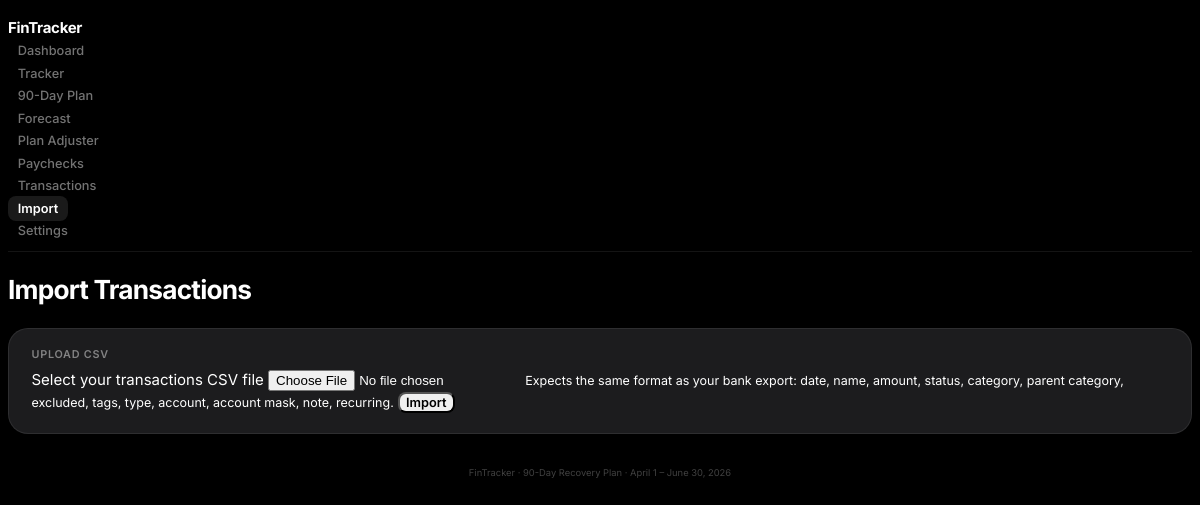
The page /import on the database as committed earlier.
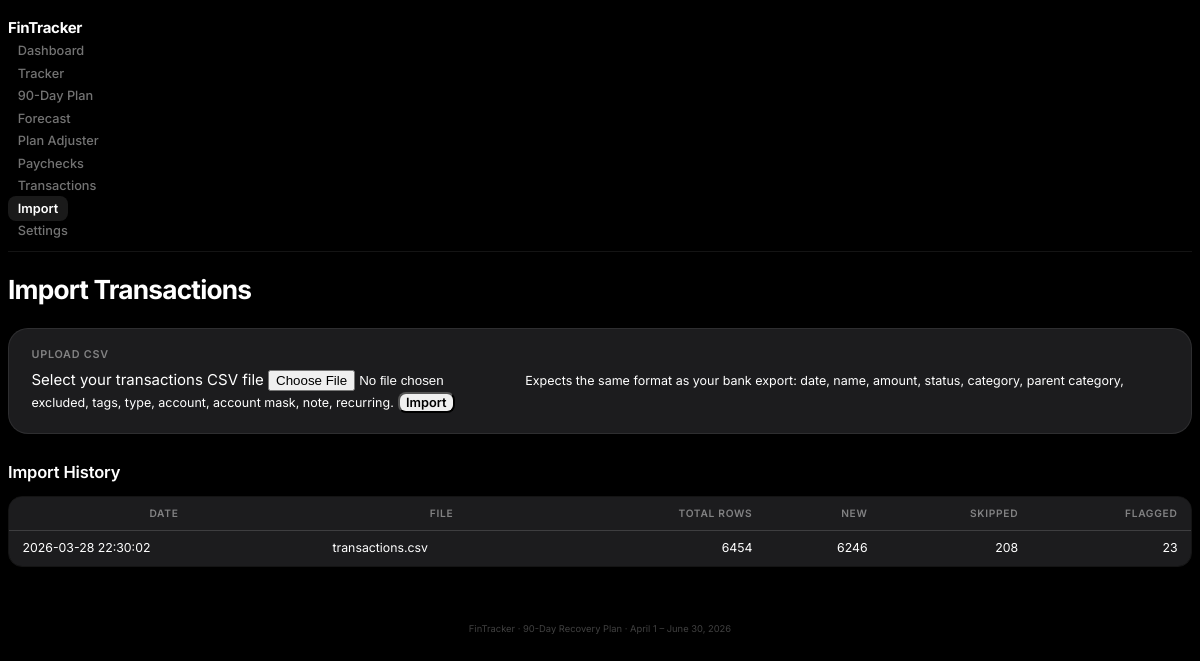
The same page on the database as committed later.
### tables this page shows
CREATE TABLE import_batches (
    id INTEGER PRIMARY KEY AUTOINCREMENT,
    filename TEXT,
    imported_at TEXT DEFAULT (datetime('now')),
    row_count INTEGER,
    new_count INTEGER,
    skipped_count INTEGER,
    flagged_count INTEGER DEFAULT 0
);

### app.py (the view, shortened to what this page needs)
@app.route("/import", methods=["GET", "POST"])
def import_page():
    db = get_db()
    result = None
    batches = models.get_import_batches(db)
    return render_template("import.html", result=result, batches=batches)

### app.py (called while the page is built)
def get_db():
    if "db" not in g:
        g.db = sqlite3.connect(DB_PATH)
        g.db.row_factory = sqlite3.Row
        g.db.execute("PRAGMA foreign_keys = ON")
    return g.db

### models.py (called while the page is built)
def get_import_batches(db, limit=10):
    rows = db.execute(
        "SELECT * FROM import_batches ORDER BY imported_at DESC LIMIT ?", (limit,)
    ).fetchall()
    return [dict(r) for r in rows]

### templates/import.html (shortened to what this page needs)
{% extends "base.html" %}
{% block content %}
<h1>Import Transactions</h1>
<article>
    <header>Upload CSV</header>
    <form method="post" enctype="multipart/form-data">
        <label>
            Select your transactions CSV file
            <input type="file" name="csv_file" accept=".csv" required>
        </label>
        <small>Expects the same format as your bank export: date, name, amount, status, category, parent category, excluded, tags, type, account, account mask, note, recurring.</small>
        <button type="submit">Import</button>
    </form>
</article>
{% if batches %}
<section>
    <h2>Import History</h2>
    <figure>
        <table>
            <thead>
                <tr>
                    <th>Date</th>
                    <th>File</th>
                    <th style="text-align:right">Total Rows</th>
                    <th style="text-align:right">New</th>
                    <th style="text-align:right">Skipped</th>
                    <th style="text-align:right">Flagged</th>
                </tr>
            </thead>
            <tbody>
                {% for b in batches %}
                <tr>
                    <td>{{ b.imported_at }}</td>
                    <td>{{ b.filename }}</td>
                    <td style="text-align:right">{{ b.row_count }}</td>
                    <td style="text-align:right">{{ b.new_count }}</td>
                    <td style="text-align:right">{{ b.skipped_count }}</td>
                    <td style="text-align:right">{{ b.flagged_count }}</td>
                </tr>
                {% endfor %}
            </tbody>
        </table>
    </figure>
</section>
{% endif %}
{% endblock %}

Rows that differ between the two databases and show on the page:
added import_batches: imported_at "2026-03-28 22:30:02", filename "transactions.csv", row_count "6454", new_count "6246", skipped_count "208", flagged_count "23"
Other text that changed with them:
text now shown: "Import History DATE FILE TOTAL ROWS NEW SKIPPED FLAGGED"
